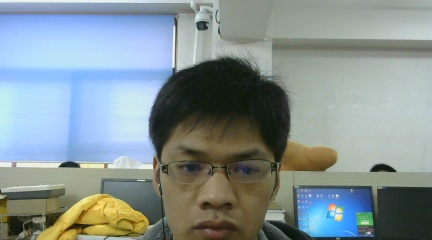
//> input picture frame1/frame1.jpg, 432 x 240 px
$ ./ImageJoint   (built with g++ and OpenCV 4)
//> lines starting //> are read from the running program, lines starting //| are printed output that depends on the picture
#include <cv.h>
#include <highgui.h>
#include <stdlib.h>
//#pragma comment(lib,"opencv_core245.lib")
//#pragma comment(lib,"opencv_highgui245.lib")
int main(){
    const  char* file[2]={"./frame1/frame1.jpg","./frame2/frame2.jpg"};//2张原始图片
    IplImage* pImg[2];
    int i;

    for(i=0;i<2;++i)
        pImg[i]=cvLoadImage(file[i]);
//> pImg = 2 items

    int sw=pImg[0]->width;
//> sw = 432
    int sh=pImg[0]->height;
//> sh = 240
    IplImage* dstImg = cvCreateImage(cvSize(sw*2,sh),pImg[0]->depth,pImg[0]->nChannels);
//> dstImg: 240 rows x 864 cols, CV_8UC3; every value is 0

    cvZero(dstImg);
    printf("Please wait...\n");

    for(i=0;i<2;++i) {
            cvSetImageROI(dstImg, cvRect(i*sw,0,sw,sh));
            cvCopy(pImg[i], dstImg);
            cvResetImageROI(dstImg);
        }
//> this loop made 2 passes
//> pass 1, `cvResetImageROI(dstImg);`:
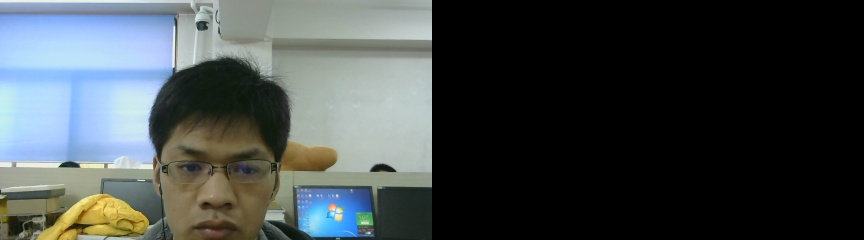
//> dstImg: 240 rows x 864 cols, CV_8UC3; mean B, G, R 73.6, 73.1, 66.6
//> pass 2, `cvResetImageROI(dstImg);`:
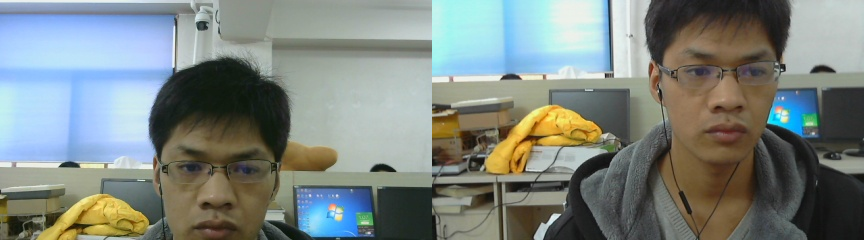
//> dstImg: 240 rows x 864 cols, CV_8UC3; mean B, G, R 128.2, 133.1, 124.8

    cvNamedWindow("dstImg");
    cvShowImage("dstImg", dstImg);
    cvSaveImage("result1.jpg",dstImg);//拼接图片之一

    cvWaitKey(0);

    for(i=0;i<2;++i)
        cvReleaseImage(&pImg[i]);

     cvReleaseImage(&dstImg);
     cvDestroyWindow("dstImg");
     system("pause");
     return 0;
}
